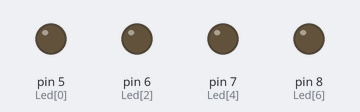
Bench run of a sketch on a simulated Arduino Uno, built with avr-gcc and run on an emulated ATmega328P. Parts: output pins drawn as LEDs (lit = HIGH).

Above: at 0.1 s.
At 13.6 s:
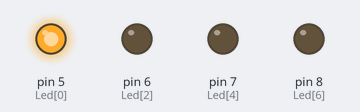
At 19.6 s:
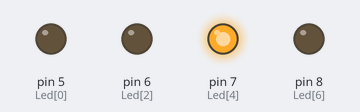
At 30.1 s:
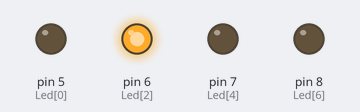
At 38.1 s:
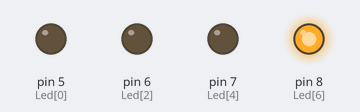
Timing chart, 0 to 39.6 s (numbered marks = the images above):
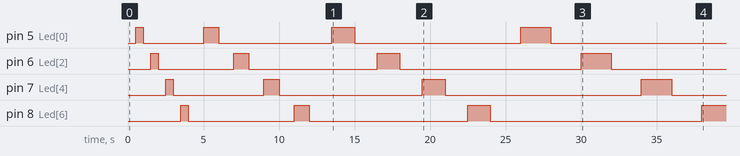

Measured:
- by itself, pin 5 (Led[0]): LOW → HIGH at 0.50 s, → LOW 0.50 s later, → HIGH 4.0 s later, → LOW 1.0 s later, … (8 changes in this stretch)
- by itself, pin 6 (Led[2]): LOW → HIGH at 1.5 s, → LOW 0.50 s later, → HIGH 5.0 s later, → LOW 1.0 s later, … (8 changes in this stretch)
- by itself, pin 7 (Led[4]): LOW → HIGH at 2.5 s, → LOW 0.50 s later, → HIGH 6.0 s later, → LOW 1.0 s later, … (8 changes in this stretch)
- by itself, pin 8 (Led[6]): goes HIGH 0.50 s, LOW 7.0 s, HIGH 1.0 s, LOW 10.5 s, HIGH 1.5 s, LOW 14.0 s, then HIGH

The sketch:

lab-1-2.ino
```cpp
#include <MsTimer2.h>
//int Led[8] = {5, 5, 6, 6, 7, 7, 8, 8}; // Arduino PIN 정의
//int Led[8] = {5, 6,5,6,7,8,7,8}; // Arduino PIN 정의
//int Led[8] = {5,6,7,8}; // Arduino PIN 정의
int Led[32] = {5, 5, 6, 6, 7, 7, 8, 8, 5, 5, 6, 6, 7, 7, 8, 8, 5, 5, 6, 6, 7, 7, 8, 8, 5, 5, 6, 6, 7, 7, 8, 8}; // Arduino PIN 정의

void LedControl() {
  static int counter = 0;
  static byte output = HIGH; // LED ON/OFF를 결정할 변수
  digitalWrite(Led[counter++], output); // LED ON/OFF 수행
  output = ! output; // 현재와 반대 상태로 전환

  if (counter > 31 ) {
    counter = 0; // 배열 인덱스 초기화
  }
}
void setup() {
  int i;
  for (i = 0; i < 32; i++) {
    pinMode(Led[i], OUTPUT); // 각 PIN을 출력으로 설정
    if (i < 8) {
      MsTimer2::set(500, LedControl); // Timer 설정
      MsTimer2::start(); // Timer 시작
      delay(500);
    }
    else if (i < 16) {
      MsTimer2::set(1000, LedControl); // Timer 설정
      MsTimer2::start(); // Timer 시작
      delay(1000);
    }
    else if (i < 24) {
      MsTimer2::set(1500, LedControl); // Timer 설정
      MsTimer2::start(); // Timer 시작
      delay(1500);
    }
    else if (i < 32) {
      MsTimer2::set(2000, LedControl); // Timer 설정
      MsTimer2::start(); // Timer 시작
      delay(2000);
      if (i == 31) {
        i = 0;
        //        MsTimer2::set(5000, LedControl); // Timer 설정
        //           MsTimer2::start(); // Timer 시작

      }
    }
  }


  //MsTimer2::stop(); // Timer 정지


}
void loop() {
}
```
